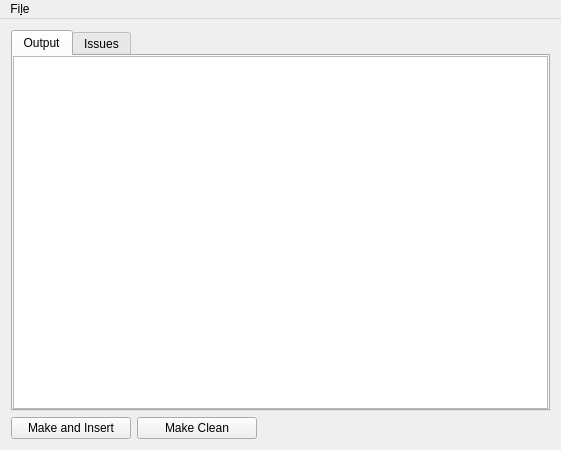
<?xml version="1.0" encoding="UTF-8"?>
<ui version="4.0">
 <class>MainWindow</class>
 <widget class="QMainWindow" name="MainWindow">
  <property name="geometry">
   <rect>
    <x>0</x>
    <y>0</y>
    <width>561</width>
    <height>450</height>
   </rect>
  </property>
  <property name="windowTitle">
   <string>Magikoopa</string>
  </property>
  <widget class="QWidget" name="centralWidget">
   <layout class="QVBoxLayout" name="verticalLayout">
    <item>
     <widget class="QTabWidget" name="tabWidget">
      <property name="currentIndex">
       <number>0</number>
      </property>
      <widget class="QWidget" name="outputTab">
       <attribute name="title">
        <string>Output</string>
       </attribute>
       <layout class="QVBoxLayout" name="verticalLayout_2">
        <property name="leftMargin">
         <number>0</number>
        </property>
        <property name="topMargin">
         <number>0</number>
        </property>
        <property name="rightMargin">
         <number>0</number>
        </property>
        <property name="bottomMargin">
         <number>0</number>
        </property>
        <item>
         <widget class="QPlainTextEdit" name="output">
          <property name="font">
           <font>
            <family>Inconsolata</family>
            <pointsize>12</pointsize>
           </font>
          </property>
          <property name="readOnly">
           <bool>true</bool>
          </property>
         </widget>
        </item>
       </layout>
      </widget>
      <widget class="QWidget" name="issuesTab">
       <attribute name="title">
        <string>Issues</string>
       </attribute>
       <layout class="QVBoxLayout" name="verticalLayout_3">
        <property name="leftMargin">
         <number>0</number>
        </property>
        <property name="topMargin">
         <number>0</number>
        </property>
        <property name="rightMargin">
         <number>0</number>
        </property>
        <property name="bottomMargin">
         <number>0</number>
        </property>
        <item>
         <widget class="QListWidget" name="issues"/>
        </item>
       </layout>
      </widget>
     </widget>
    </item>
    <item>
     <layout class="QHBoxLayout" name="makeButtonsLayout">
      <item>
       <widget class="QPushButton" name="makeInsertButton">
        <property name="sizePolicy">
         <sizepolicy hsizetype="Fixed" vsizetype="Fixed">
          <horstretch>0</horstretch>
          <verstretch>0</verstretch>
         </sizepolicy>
        </property>
        <property name="minimumSize">
         <size>
          <width>120</width>
          <height>0</height>
         </size>
        </property>
        <property name="text">
         <string>Make and Insert</string>
        </property>
       </widget>
      </item>
      <item>
       <widget class="QPushButton" name="makeCleanButton">
        <property name="sizePolicy">
         <sizepolicy hsizetype="Fixed" vsizetype="Fixed">
          <horstretch>0</horstretch>
          <verstretch>0</verstretch>
         </sizepolicy>
        </property>
        <property name="minimumSize">
         <size>
          <width>120</width>
          <height>0</height>
         </size>
        </property>
        <property name="text">
         <string>Make Clean</string>
        </property>
       </widget>
      </item>
      <item>
       <spacer name="horizontalSpacer">
        <property name="orientation">
         <enum>Qt::Horizontal</enum>
        </property>
        <property name="sizeHint" stdset="0">
         <size>
          <width>40</width>
          <height>20</height>
         </size>
        </property>
       </spacer>
      </item>
      <item>
       <widget class="QLabel" name="statusLabel">
        <property name="text">
         <string/>
        </property>
       </widget>
      </item>
     </layout>
    </item>
   </layout>
  </widget>
  <widget class="QMenuBar" name="menuBar">
   <property name="geometry">
    <rect>
     <x>0</x>
     <y>0</y>
     <width>561</width>
     <height>23</height>
    </rect>
   </property>
   <widget class="QMenu" name="menuFile">
    <property name="title">
     <string>Fi&amp;le</string>
    </property>
    <addaction name="separator"/>
    <addaction name="actionSet_Working_Directory"/>
    <addaction name="actionQuit"/>
   </widget>
   <addaction name="menuFile"/>
  </widget>
  <action name="actionSet_Working_Directory">
   <property name="text">
    <string>&amp;Set Working Directory</string>
   </property>
   <property name="shortcut">
    <string>Ctrl+O</string>
   </property>
  </action>
  <action name="actionQuit">
   <property name="text">
    <string>&amp;Quit</string>
   </property>
   <property name="shortcut">
    <string>Ctrl+Q</string>
   </property>
  </action>
 </widget>
 <layoutdefault spacing="6" margin="11"/>
 <resources/>
 <connections/>
</ui>
